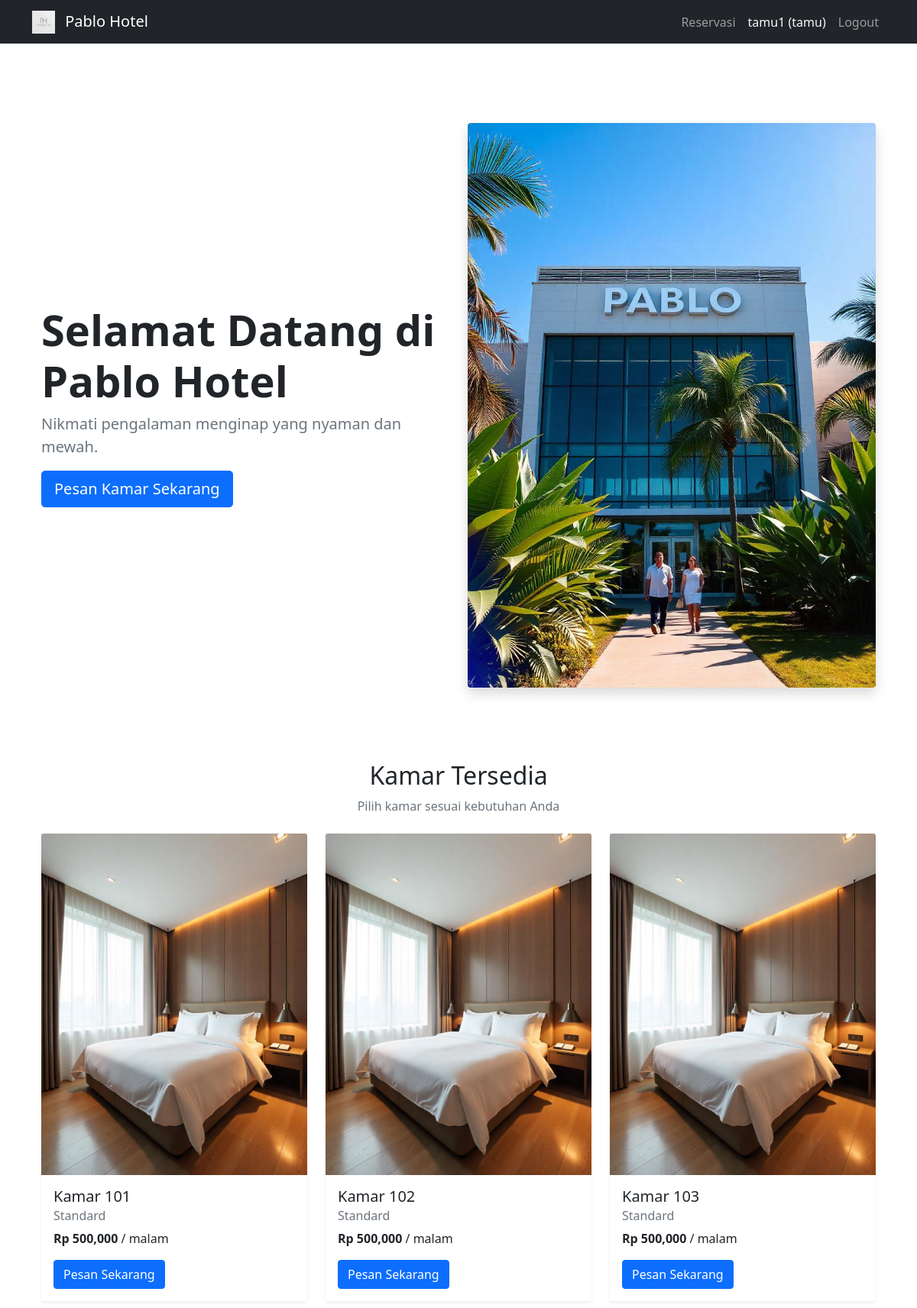
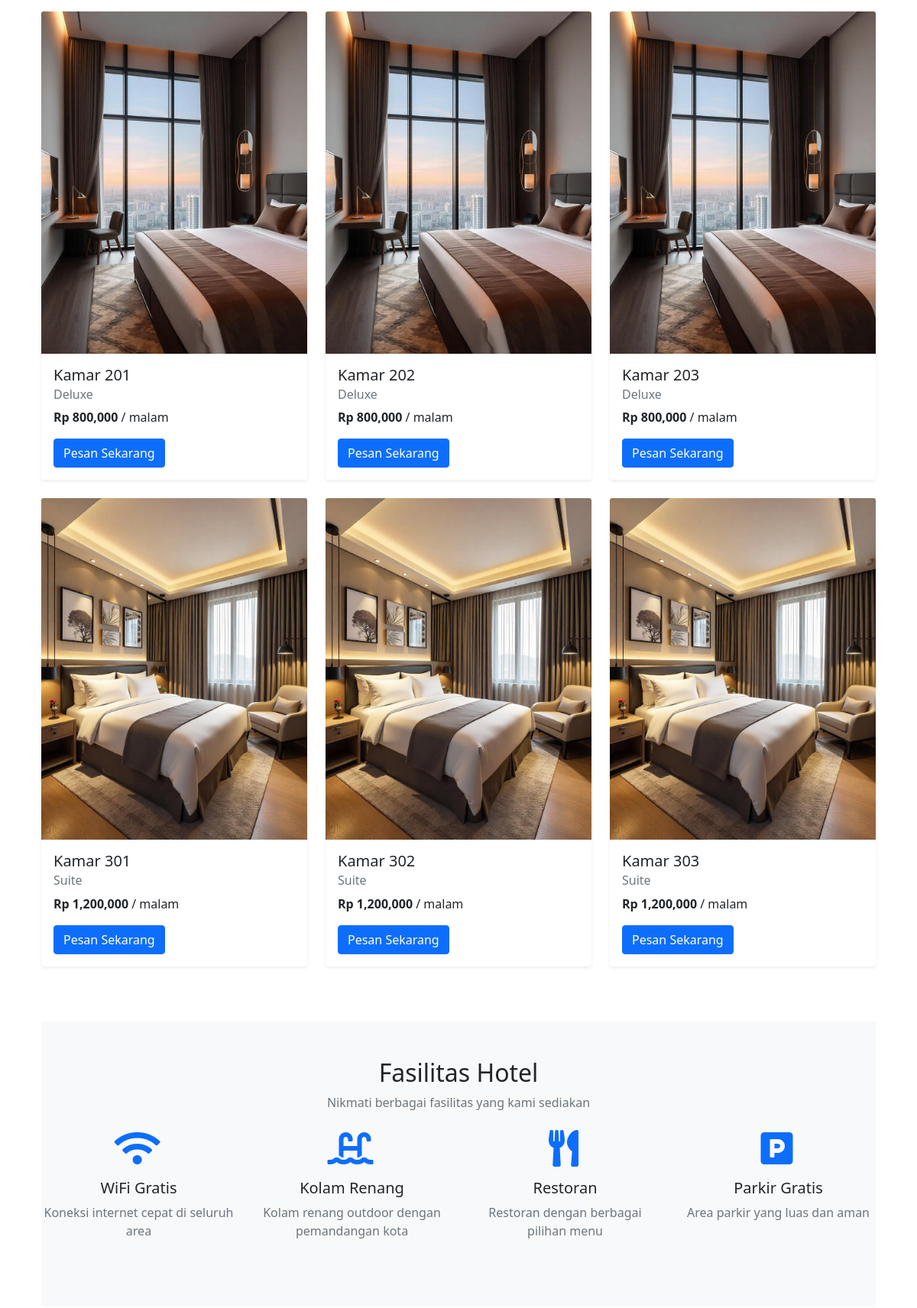
The app's page / (signed in, upper part) with its own data (2 pictures, top to bottom).
### app/models/user.py (models this page shows)
class User(UserMixin, db.Model):
    id = db.Column(db.Integer, primary_key=True)
    username = db.Column(db.String(80), unique=True, nullable=False)
    password = db.Column(db.String(80), nullable=False)
    nama = db.Column(db.String(100), nullable=False)
    email = db.Column(db.String(120), nullable=False)
    no_hp = db.Column(db.String(15), nullable=False)
    role = db.Column(db.String(20), nullable=False, default='tamu')

### app/models/hotel.py (models this page shows)
class Kamar(db.Model):
    id = db.Column(db.Integer, primary_key=True)
    nomor = db.Column(db.String(10), unique=True, nullable=False)
    tipe = db.Column(db.String(50), nullable=False)
    harga = db.Column(db.Float, nullable=False)
    status = db.Column(db.String(20), default='tersedia')
    gambar = db.Column(db.String(200))

### app/controllers/main.py (the view)
@main_bp.route('/')
@login_required
def home():
    if current_user.role == 'admin':
        tamu = Tamu.query.all()
        kamar = Kamar.query.all()
        reservasi = Reservasi.query.all()
        return render_template('admin/home.html',
            tamu=tamu,
            kamar=kamar,
            reservasi=reservasi,
            now=datetime.now()
        )
    else:
        kamar_tersedia = Kamar.query.filter_by(status='tersedia').all()
        return render_template('tamu/home.html', kamar=kamar_tersedia)

### app/__init__.py (called while the page is built)
def create_app():
    app = Flask(__name__)
    app.config.from_object(Config)
    db.init_app(app)
    migrate.init_app(app, db)
    login_manager.init_app(app)
    from app.models.user import User
    @login_manager.user_loader
    def load_user(user_id):
        return User.query.get(int(user_id))
    from app.controllers.auth import auth_bp
    from app.controllers.main import main_bp
    from app.controllers.admin import admin_bp
    from app.controllers.reservasi import reservasi_bp
    app.register_blueprint(auth_bp)
    app.register_blueprint(main_bp)
    app.register_blueprint(admin_bp)
    app.register_blueprint(reservasi_bp)
    return app

### app/templates/tamu/home.html
{% extends "base.html" %}
{% block content %}
<div class="container">
    <div class="row align-items-center py-5">
        <div class="col-md-6">
            <h1 class="display-4 fw-bold">Selamat Datang di Pablo Hotel</h1>
            <p class="lead text-muted">Nikmati pengalaman menginap yang nyaman dan mewah.</p>
            <a href="{{ url_for('reservasi.index') }}" class="btn btn-primary btn-lg">Pesan Kamar Sekarang</a>
        </div>
        <div class="col-md-6">
            <img src="{{ url_for('static', filename='assets/images/hotel/hotel-front.jpg') }}" class="img-fluid rounded shadow" alt="Pablo Hotel">
        </div>
    </div>
    <div class="py-5">
        <div class="text-center mb-4">
            <h2>Kamar Tersedia</h2>
            <p class="text-muted">Pilih kamar sesuai kebutuhan Anda</p>
        </div>
        <div class="row">
            {% for k in kamar %}
            <div class="col-md-4 mb-4">
                <div class="card h-100 border-0 shadow-sm">
                    <img src="{{ url_for('static', filename='assets/images/rooms/' + k.tipe.lower() + '/room.jpg') }}"
                         class="card-img-top" alt="Kamar {{ k.tipe }}">
                    <div class="card-body">
                        <h5 class="card-title">Kamar {{ k.nomor }}</h5>
                        <h6 class="card-subtitle mb-2 text-muted">{{ k.tipe }}</h6>
                        <p class="card-text">
                            <strong>Rp {{ "{:,.0f}".format(k.harga) }}</strong> / malam
                        </p>
                        <a href="{{ url_for('reservasi.index') }}" class="btn btn-primary">Pesan Sekarang</a>
                    </div>
                </div>
            </div>
            {% endfor %}
        </div>
    </div>
    <div class="py-5 bg-light">
        <div class="text-center mb-4">
            <h2>Fasilitas Hotel</h2>
            <p class="text-muted">Nikmati berbagai fasilitas yang kami sediakan</p>
        </div>
        <div class="row">
            <div class="col-md-3 mb-4">
                <div class="text-center">
                    <i class="fas fa-wifi fa-3x text-primary mb-3"></i>
                    <h5>WiFi Gratis</h5>
                    <p class="text-muted">Koneksi internet cepat di seluruh area</p>
                </div>
            </div>
            <div class="col-md-3 mb-4">
                <div class="text-center">
                    <i class="fas fa-swimming-pool fa-3x text-primary mb-3"></i>
                    <h5>Kolam Renang</h5>
                    <p class="text-muted">Kolam renang outdoor dengan pemandangan kota</p>
                </div>
            </div>
            <div class="col-md-3 mb-4">
                <div class="text-center">
                    <i class="fas fa-utensils fa-3x text-primary mb-3"></i>
                    <h5>Restoran</h5>
                    <p class="text-muted">Restoran dengan berbagai pilihan menu</p>
                </div>
            </div>
            <div class="col-md-3 mb-4">
                <div class="text-center">
                    <i class="fas fa-parking fa-3x text-primary mb-3"></i>
                    <h5>Parkir Gratis</h5>
                    <p class="text-muted">Area parkir yang luas dan aman</p>
                </div>
            </div>
        </div>
    </div>
</div>
{% endblock %}

### app/templates/base.html (shortened to what this page needs)
<!DOCTYPE html>
<html lang="en">
<head>
    <link href="https://cdn.jsdelivr.net/npm/bootstrap@5.1.3/dist/css/bootstrap.min.css" rel="stylesheet">
    <link rel="stylesheet" href="{{ url_for('static', filename='css/style.css') }}">
    <link rel="stylesheet" href="https://cdnjs.cloudflare.com/ajax/libs/font-awesome/5.15.4/css/all.min.css">
</head>
<body>
    <nav class="navbar navbar-expand-lg navbar-dark bg-dark">
        <div class="container">
            <a class="navbar-brand" href="{{ url_for('main.home') }}">
                <img src="{{ url_for('static', filename='assets/images/logo/logo.jpg') }}"
                     height="30" class="d-inline-block align-text-top me-2">
                Pablo Hotel
            </a>
            <div class="navbar-nav">
                {% if current_user.is_authenticated %}
                    {% if current_user.role == 'admin' %}
                        <a class="nav-link" href="{{ url_for('admin.tamu') }}">Kelola Tamu</a>
                    {% else %}
                        <a class="nav-link" href="{{ url_for('reservasi.index') }}">Reservasi</a>
                    {% endif %}
                    <span class="nav-link text-light">{{ current_user.username }} ({{ current_user.role }})</span>
                    <a class="nav-link" href="{{ url_for('auth.logout') }}">Logout</a>
                {% else %}
                    <a class="nav-link" href="{{ url_for('auth.login') }}">Login</a>
                    <a class="nav-link" href="{{ url_for('auth.register') }}">Register</a>
                {% endif %}
            </div>
        </div>
    </nav>
    <div class="container mt-4">
        {% block content %}{% endblock %}
    </div>
</body>
</html>

### app/static/css/style.css (style rules this page uses)
.navbar { margin-bottom: 2rem; }
.card { transition: transform 0.2s; }
.fas { margin-right: 0.25rem; }
body { display: flex; flex-direction: column; min-height: 100vh; }
.container { flex: 1; }

### records on screen
User: username "tamu1", role "tamu"
Kamar: nomor "101", tipe "Standard", harga "500,000"
Kamar: nomor "102", tipe "Standard", harga "500,000"
Kamar: nomor "103", tipe "Standard", harga "500,000"
Kamar: nomor "201", tipe "Deluxe", harga "800,000"
Kamar: nomor "202", tipe "Deluxe", harga "800,000"
Kamar: nomor "203", tipe "Deluxe", harga "800,000"
Kamar: nomor "301", tipe "Suite", harga "1,200,000"
Kamar: nomor "302", tipe "Suite", harga "1,200,000"
Kamar: nomor "303", tipe "Suite", harga "1,200,000"
